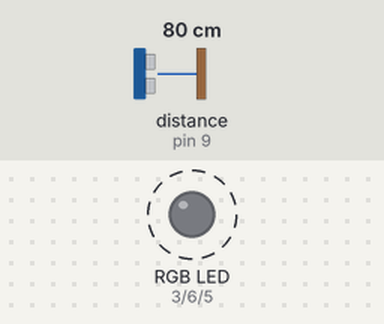
Recording of a sketch running on a simulated Arduino Uno, built with avr-gcc and run on an emulated ATmega328P. On the bench: an RGB LED mixed from three pins (HIGH = lit). Wiring (inferred from the names in the program): ultrasonic range finder: trigger pin 10; echo pin 9. Dashed ring = blinking. The inputs (shaded band) are chosen by the test bench; at power-on: distance to the obstacle (sensor on pin 9) 80 cm. The echo pulse lasts 58.3 µs per cm; pins used as bus, display or sensor lines are not drawn.

Above: at 1.2 s.
1.3 s: distance to the obstacle (sensor on pin 9) set to 97 cm
4.3 s: distance to the obstacle (sensor on pin 9) set to 106 cm
At 4.8 s:
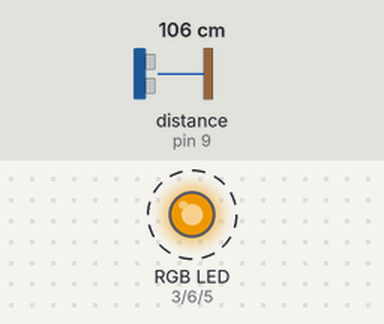
7.3 s: distance to the obstacle (sensor on pin 9) set to 299 cm
At 8.3 s:
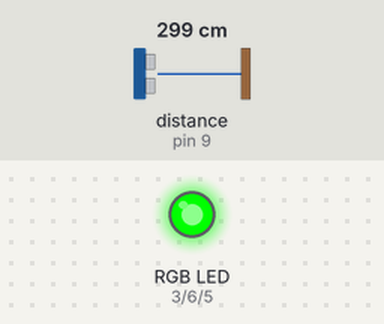
9.0 s: distance to the obstacle (sensor on pin 9) set to 253 cm
10.5 s: distance to the obstacle (sensor on pin 9) set to 247 cm
At 10.9 s:
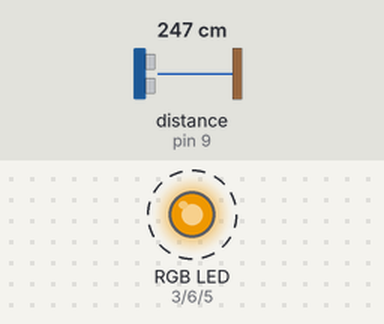
13.5 s: distance to the obstacle (sensor on pin 9) set to 2 cm
At 13.68 s:
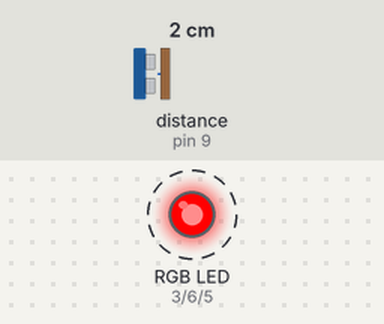
Timing chart, 0 to 17.5 s (numbered marks = the images above; inputs shaded):
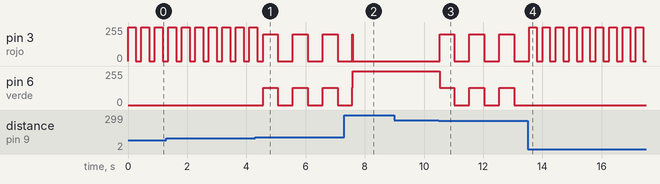

The sketch:

ut02_p03_shg1.ino
```cpp
// ULTRASONIDOS
const int emisorOnda   = 10;
const int receptorOnda = 9;
int cm, duracion;

//LED
const int rojo  = 3;
const int azul  = 5;
const int verde = 6;

//Constantes
const int on  = HIGH;
const int off = LOW;

void setup()
{
  // ULTRASONIDOS
  pinMode(emisorOnda,   OUTPUT);
  pinMode(receptorOnda, INPUT);
  digitalWrite(emisorOnda, off);

  // LED
  pinMode(rojo,  OUTPUT);
  pinMode(azul,  OUTPUT);
  pinMode(verde, OUTPUT);

  //Serial para comprobacion
  Serial.begin(9600);
}

void loop()
{
  //ULTRASONIDOS
  delayMicroseconds(2);
  digitalWrite(emisorOnda, on);
  delayMicroseconds(10);
  digitalWrite(emisorOnda, off);

  duracion = pulseIn(receptorOnda, on);

  cm = duracion / 58;

  //Condiciones para encendido del LedRGB
  if (cm < 0 && cm > 400) {
    ledOff(); //En caso de ser un valor fuera del rango no se enciende

  }else if (cm >= 0 && cm <= 100){
    //Si esta muy cerca se activa con el color rojo y un parpadeo acelerado
    ledColorRojo();

    delay(250);

    ledOff();

    delay(200);

    ledColorRojo();

  } else if (cm > 100 && cm <= 250){
    //Si es una distancia media se activa con el color ambar y un parpadeo normal
    ledColorAmbar();

    delay(500);

    ledOff();

    delay(500);

    ledColorAmbar();

  } else ledColorVerde(); //Si hay una distancia mas que sificiente de activa con un color verde fijo
}

// Metodos para los colores del LedRGB
void ledColorAmbar()
{
  digitalWrite(azul,  off);
  analogWrite (verde, 128);
  analogWrite (rojo,  200);
}

void ledColorRojo()
{
  digitalWrite(azul,  off);
  digitalWrite(verde, off);
  digitalWrite(rojo,  on);
}

void ledColorVerde()
{
  digitalWrite(azul,  off);
  digitalWrite(verde, on);
  digitalWrite(rojo,  off);
}

void ledOff() //Apagado del led
{
  digitalWrite(rojo, off);
  digitalWrite(azul, off);
  digitalWrite(verde, off);
}
```

Measured:
- the behaviour switches between 100 and 101 cm on distance to the obstacle (sensor on pin 9) (found by bisection; images 0 and 1)
- the behaviour switches between 251 and 250 cm on distance to the obstacle (sensor on pin 9) (found by bisection; images 2 and 3)
- after the input at 4.3 s, pin 6 (verde): alternates 128/255 for 0.51 s and 0/255 for 0.50 s, starting after 0.27 s
- after the input at 9.0 s, every drawn part: stays the same
- after the input at 10.5 s, pin 3 (rojo): alternates 200/255 for 0.51 s and 0/255 for 0.50 s, starting at once; pin 6 (verde): alternates 128/255 for 0.51 s and 0/255 for 0.50 s, starting at once
- after the input at 13.5 s, pin 3 (rojo): alternates 255/255 for 0.25 s and 0/255 for 0.20 s, starting after 0.06 s; pin 6 (verde): stops changing and stays 0/255
- by itself, pin 3 (rojo): repeats every 1.0 s: 200/255 0.50 s, 0/255 0.50 s
